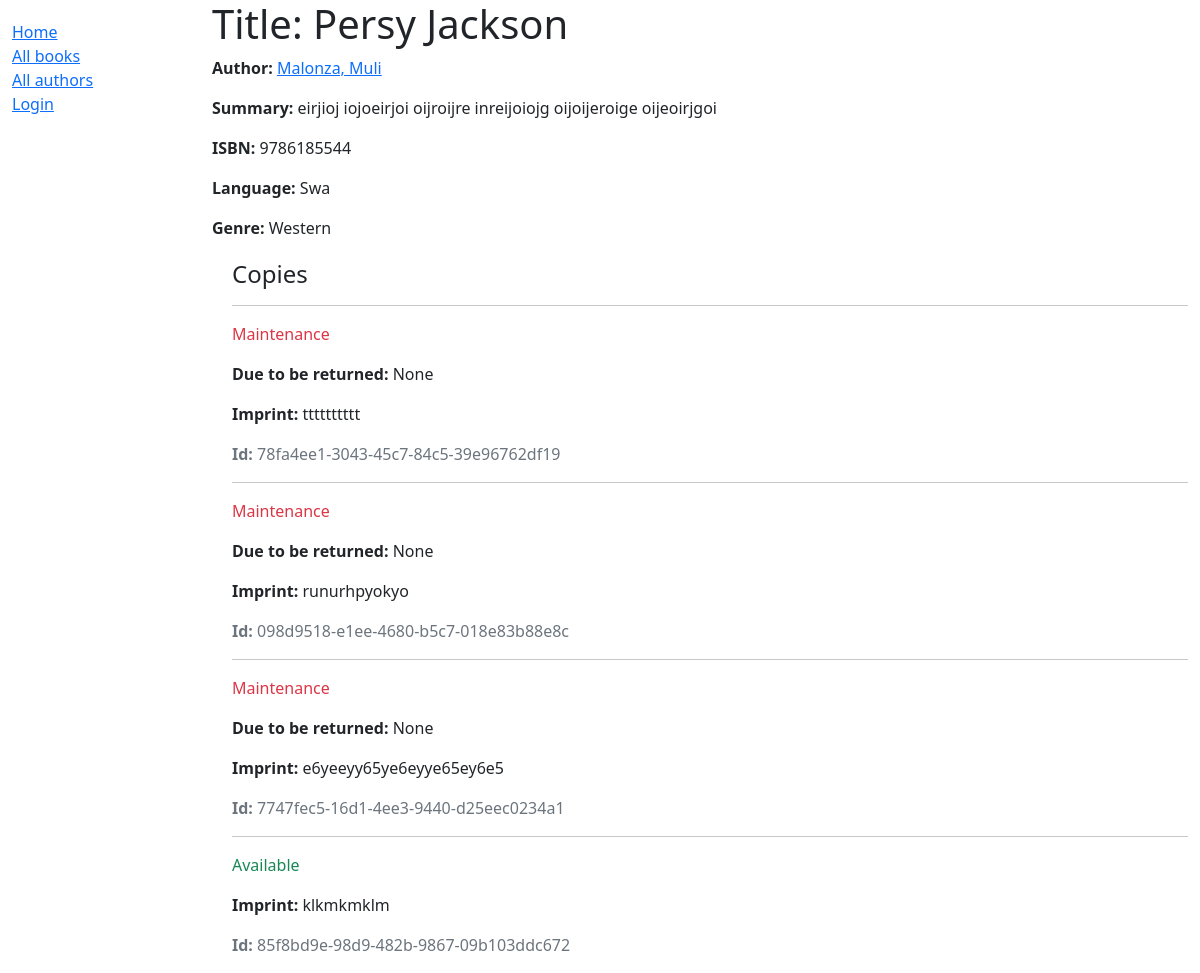
The app's page /catalog/books/2 with its own data.
### catalog/models.py (models this page shows, shortened)
class Book(models.Model):
    title = models.CharField(max_length=200)
    author = models.ForeignKey('Author', on_delete=models.SET_NULL, null=True)
    language = models.ForeignKey('Language', on_delete=models.SET_NULL, null=True)
    summary = models.TextField(
        max_length=1000, help_text="Enter a breif description of the book")
    isbn = models.CharField('ISBN', max_length=13, unique=True,
                            help_text="13 Character <a href='https://www.isbn-international.org/content/what-isbn'>ISBN Number</a>")
    genre = models.ManyToManyField(
        Genre, help_text="Select a genre for this book")
    def display_genre(self):
        """Create a string for the Genre. This is required to display genre in Admin."""
        return ', '.join(genre.name for genre in self.genre.all()[:3])
    display_genre.short_description = 'Genre'

class Author(models.Model):
    first_name = models.CharField(max_length=100)
    last_name = models.CharField(max_length=100)
    date_of_birth = models.DateField(null=True, blank=True)
    date_of_death = models.DateField('Died', null=True, blank=True)
    class Meta:
        ordering = ['last_name', 'first_name']
    def __str__(self):
        return f'{self.last_name}, {self.first_name}'

class Language(models.Model):
    MY_LANGUAGES = (
        ('Eng', 'English'),
        ('Swa', 'Swahili'),
        ('De', 'German'),
        ('Fr', 'French'),
    )
    name = models.CharField(max_length=3,default='Eng',choices=MY_LANGUAGES)
    def __str__(self):
        return self.name

class Genre(models.Model):
    name = models.CharField(
        max_length=200, help_text="Enter a book genre(e.g. Science Fiction)")
    def __str__(self):
        return self.name

class BookInstance(models.Model):
    id = models.UUIDField(primary_key=True, default=uuid.uuid4,
                          help_text="Unique ID for this particluar book across whole library")
    book = models.ForeignKey('Book', on_delete=models.RESTRICT)
    imprint = models.CharField(max_length=200)
    due_back = models.DateField(null=True, blank=True)
    borrower = models.ForeignKey(User,on_delete=models.SET_NULL,null=True,blank=True)
    LOAN_STATUS = (
        ('m', 'Maintenance'),
        ('o', 'On loan'),
        ('a', 'Available'),
        ('r', 'Reserved'),
    )
    status = models.CharField(max_length=1, choices=LOAN_STATUS,
                              blank=True, default='m', help_text="Book availablility")
    class Meta:
        ordering = ['due_back']
        permissions = (("can_mark_returned", "Set book as returned"),)

### catalog/views.py (the view)
# urls.py: path('books/<int:pk>', views.BookDetailView.as_view(), name='book-detail'),
class BookDetailView(generic.DetailView):
    model = Book
    template_name = "catalog/books_detail.html"

### templates/catalog/books_detail.html
{%extends 'base.html'%}
{% block content %}
  <h1>Title: {{ book.title }}</h1>
  <p><strong>Author:</strong> <a href="{%url 'author-detail' book.author.pk %}">{{ book.author }}</a></p>
  <p><strong>Summary:</strong> {{ book.summary }}</p>
  <p><strong>ISBN:</strong> {{ book.isbn }}</p>
  <p><strong>Language:</strong> {{ book.language }}</p>
  <p><strong>Genre:</strong> {{ book.genre.all|join:", " }}</p>
  <div style="margin-left:20px;margin-top:20px">
    <h4>Copies</h4>
    {% for copy in book.bookinstance_set.all %}
      <hr>
      <p class="{% if copy.status == 'a' %}text-success{% elif copy.status == 'm' %}text-danger{% else %}text-warning{% endif %}">
        {{ copy.get_status_display }}
      </p>
      {% if copy.status != 'a' %}
        <p><strong>Due to be returned:</strong> {{ copy.due_back }}</p>
      {% endif %}
      <p><strong>Imprint:</strong> {{ copy.imprint }}</p>
      <p class="text-muted"><strong>Id:</strong> {{ copy.id }}</p>
    {% endfor %}
  </div>
{% endblock %}

### records on screen
Book: author "Malonza, Muli", summary "eirjioj iojoeirjoi oijroijre inreijoiojg oijoijeroige oijeoirjgoi", isbn "9786185544", language "Swa", genre.all "Western"
BookInstance: status "Maintenance", due_back "None", imprint "tttttttttt", id "78fa4ee1-3043-45c7-84c5-39e96762df19"
BookInstance: status "Maintenance", due_back "None", imprint "runurhpyokyo", id "098d9518-e1ee-4680-b5c7-018e83b88e8c"
BookInstance: status "Maintenance", due_back "None", imprint "e6yeeyy65ye6eyye65ey6e5", id "7747fec5-16d1-4ee3-9440-d25eec0234a1"
BookInstance: status "Available", imprint "klkmkmklm", id "85f8bd9e-98d9-482b-9867-09b103ddc672"
